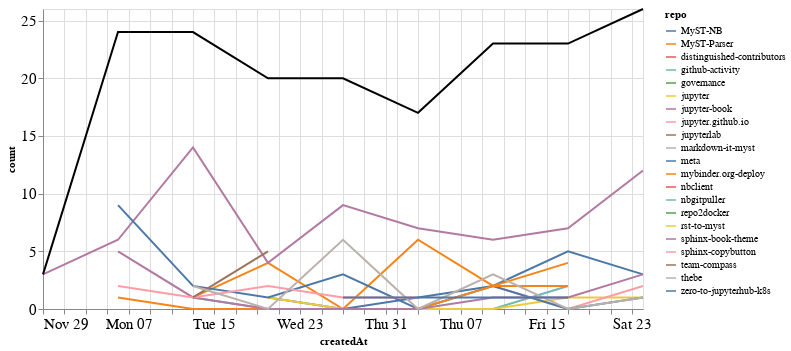

Here is the notebook cell this chart was saved with:
### Markdown cell above
### Comments

### Code cell
comments_time = comments.groupby('repo').resample('W', on='createdAt').count()['author'].reset_index()
comments_time = comments_time.rename(columns={'author': 'count'})
comments_time_total = comments_time.groupby('createdAt').agg({"count": "sum"}).reset_index()
ch1 = alt.Chart(comments_time, width=600).mark_line().encode(
    x='createdAt',
    y='count',
    color='repo',
    tooltip="repo"
)

ch2 = alt.Chart(comments_time_total, width=600).mark_line(color="black").encode(
    x='createdAt',
    y='count',
)

ch1 + ch2

### Figure 1 — Vega-Lite specification as saved in the notebook (floating-point values rounded to 4 significant figures)
{"config": {"axisLeft": {"labelFontSize": 15}, "axisBottom": {"labelFontSize": 15}}, "layer": [{"data": {"name": "data-0d9478bda1d3d300583787f54478e507"}, "mark": "line", "encoding": {"color": {"type": "nominal", "field": "repo"}, "tooltip": {"type": "nominal", "field": "repo"}, "x": {"type": "temporal", "field": "createdAt"}, "y": {"type": "quantitative", "field": "count"}}, "width": 600}, {"data": {"name": "data-81c30568b08c42a8a68ed03f294d9db8"}, "mark": {"type": "line", "color": "black"}, "encoding": {"x": {"type": "temporal", "field": "createdAt"}, "y": {"type": "quantitative", "field": "count"}}, "width": 600}], "$schema": "https://vega.github.io/schema/vega-lite/v4.8.1.json", "datasets": {"data-0d9478bda1d3d300583787f54478e507": [{"repo": "MyST-NB", "createdAt": "2020-12-20T00:00:00", "count": 1}, {"repo": "MyST-NB", "createdAt": "2020-12-27T00:00:00", "count": 0}, {"repo": "MyST-NB", "createdAt": "2021-01-03T00:00:00", "count": 1}, {"repo": "MyST-NB", "createdAt": "2021-01-10T00:00:00", "count": 2}, {"repo": "MyST-NB", "createdAt": "2021-01-17T00:00:00", "count": 5}, {"repo": "MyST-NB", "createdAt": "2021-01-24T00:00:00", "count": 3}, {"repo": "MyST-Parser", "createdAt": "2020-12-13T00:00:00", "count": 1}, {"repo": "MyST-Parser", "createdAt": "2020-12-20T00:00:00", "count": 4}, {"repo": "MyST-Parser", "createdAt": "2020-12-27T00:00:00", "count": 0}, {"repo": "MyST-Parser", "createdAt": "2021-01-03T00:00:00", "count": 6}, {"repo": "MyST-Parser", "createdAt": "2021-01-10T00:00:00", "count": 2}, {"repo": "MyST-Parser", "createdAt": "2021-01-17T00:00:00", "count": 4}, {"repo": "distinguished-contributors", "createdAt": "2020-12-20T00:00:00", "count": 1}, {"repo": "github-activity", "createdAt": "2020-12-13T00:00:00", "count": 1}, {"repo": "github-activity", "createdAt": "2020-12-20T00:00:00", "count": 0}, {"repo": "github-activity", "createdAt": "2020-12-27T00:00:00", "count": 0}, {"repo": "github-activity", "createdAt": "2021-01-03T00:00:00", "count": 0}, {"repo": "github-activity", "createdAt": "2021-01-10T00:00:00", "count": 0}, {"repo": "github-activity", "createdAt": "2021-01-17T00:00:00", "count": 2}, {"repo": "governance", "createdAt": "2021-01-24T00:00:00", "count": 1}, {"repo": "jupyter", "createdAt": "2020-12-20T00:00:00", "count": 1}, {"repo": "jupyter", "createdAt": "2020-12-27T00:00:00", "count": 0}, {"repo": "jupyter", "createdAt": "2021-01-03T00:00:00", "count": 0}, {"repo": "jupyter", "createdAt": "2021-01-10T00:00:00", "count": 0}, {"repo": "jupyter", "createdAt": "2021-01-17T00:00:00", "count": 1}, {"repo": "jupyter", "createdAt": "2021-01-24T00:00:00", "count": 1}, {"repo": "jupyter-book", "createdAt": "2020-11-29T00:00:00", "count": 3}, {"repo": "jupyter-book", "createdAt": "2020-12-06T00:00:00", "count": 6}, {"repo": "jupyter-book", "createdAt": "2020-12-13T00:00:00", "count": 14}, {"repo": "jupyter-book", "createdAt": "2020-12-20T00:00:00", "count": 4}, {"repo": "jupyter-book", "createdAt": "2020-12-27T00:00:00", "count": 9}, {"repo": "jupyter-book", "createdAt": "2021-01-03T00:00:00", "count": 7}, {"repo": "jupyter-book", "createdAt": "2021-01-10T00:00:00", "count": 6}, {"repo": "jupyter-book", "createdAt": "2021-01-17T00:00:00", "count": 7}, {"repo": "jupyter-book", "createdAt": "2021-01-24T00:00:00", "count": 12}, {"repo": "jupyter.github.io", "createdAt": "2021-01-10T00:00:00", "count": 2}, {"repo": "jupyter.github.io", "createdAt": "2021-01-17T00:00:00", "count": 0}, {"repo": "jupyter.github.io", "createdAt": "2021-01-24T00:00:00", "count": 2}, {"repo": "jupyterlab", "createdAt": "2020-12-20T00:00:00", "count": 1}, {"repo": "markdown-it-myst", "createdAt": "2020-12-06T00:00:00", "count": 1}, {"repo": "meta", "createdAt": "2020-12-06T00:00:00", "count": 9}, {"repo": "meta", "createdAt": "2020-12-13T00:00:00", "count": 2}, {"repo": "meta", "createdAt": "2020-12-20T00:00:00", "count": 1}, {"repo": "meta", "createdAt": "2020-12-27T00:00:00", "count": 3}, {"repo": "meta", "createdAt": "2021-01-03T00:00:00", "count": 0}, {"repo": "meta", "createdAt": "2021-01-10T00:00:00", "count": 2}, {"repo": "meta", "createdAt": "2021-01-17T00:00:00", "count": 0}, {"repo": "meta", "createdAt": "2021-01-24T00:00:00", "count": 1}, {"repo": "mybinder.org-deploy", "createdAt": "2020-12-06T00:00:00", "count": 1}, {"repo": "mybinder.org-deploy", "createdAt": "2020-12-13T00:00:00", "count": 0}, {"repo": "mybinder.org-deploy", "createdAt": "2020-12-20T00:00:00", "count": 0}, {"repo": "mybinder.org-deploy", "createdAt": "2020-12-27T00:00:00", "count": 0}, {"repo": "mybinder.org-deploy", "createdAt": "2021-01-03T00:00:00", "count": 0}, {"repo": "mybinder.org-deploy", "createdAt": "2021-01-10T00:00:00", "count": 2}, {"repo": "mybinder.org-deploy", "createdAt": "2021-01-17T00:00:00", "count": 2}, {"repo": "nbclient", "createdAt": "2020-12-13T00:00:00", "count": 1}, {"repo": "nbgitpuller", "createdAt": "2021-01-10T00:00:00", "count": 2}, {"repo": "repo2docker", "createdAt": "2021-01-24T00:00:00", "count": 2}, {"repo": "rst-to-myst", "createdAt": "2021-01-03T00:00:00", "count": 1}, {"repo": "sphinx-book-theme", "createdAt": "2020-12-06T00:00:00", "count": 5}, {"repo": "sphinx-book-theme", "createdAt": "2020-12-13T00:00:00", "count": 1}, {"repo": "sphinx-book-theme", "createdAt": "2020-12-20T00:00:00", "count": 0}, {"repo": "sphinx-book-theme", "createdAt": "2020-12-27T00:00:00", "count": 0}, {"repo": "sphinx-book-theme", "createdAt": "2021-01-03T00:00:00", "count": 0}, {"repo": "sphinx-book-theme", "createdAt": "2021-01-10T00:00:00", "count": 1}, {"repo": "sphinx-book-theme", "createdAt": "2021-01-17T00:00:00", "count": 1}, {"repo": "sphinx-book-theme", "createdAt": "2021-01-24T00:00:00", "count": 3}, {"repo": "sphinx-copybutton", "createdAt": "2020-12-06T00:00:00", "count": 2}, {"repo": "sphinx-copybutton", "createdAt": "2020-12-13T00:00:00", "count": 1}, {"repo": "sphinx-copybutton", "createdAt": "2020-12-20T00:00:00", "count": 2}, {"repo": "sphinx-copybutton", "createdAt": "2020-12-27T00:00:00", "count": 1}, {"repo": "sphinx-copybutton", "createdAt": "2021-01-03T00:00:00", "count": 1}, {"repo": "team-compass", "createdAt": "2020-12-13T00:00:00", "count": 1}, {"repo": "team-compass", "createdAt": "2020-12-20T00:00:00", "count": 5}, {"repo": "thebe", "createdAt": "2020-12-13T00:00:00", "count": 2}, {"repo": "thebe", "createdAt": "2020-12-20T00:00:00", "count": 0}, {"repo": "thebe", "createdAt": "2020-12-27T00:00:00", "count": 6}, {"repo": "thebe", "createdAt": "2021-01-03T00:00:00", "count": 0}, {"repo": "thebe", "createdAt": "2021-01-10T00:00:00", "count": 3}, {"repo": "thebe", "createdAt": "2021-01-17T00:00:00", "count": 0}, {"repo": "thebe", "createdAt": "2021-01-24T00:00:00", "count": 1}, {"repo": "zero-to-jupyterhub-k8s", "createdAt": "2020-12-27T00:00:00", "count": 1}, {"repo": "zero-to-jupyterhub-k8s", "createdAt": "2021-01-03T00:00:00", "count": 1}, {"repo": "zero-to-jupyterhub-k8s", "createdAt": "2021-01-10T00:00:00", "count": 1}, {"repo": "zero-to-jupyterhub-k8s", "createdAt": "2021-01-17T00:00:00", "count": 1}], "data-81c30568b08c42a8a68ed03f294d9db8": [{"createdAt": "2020-11-29T00:00:00", "count": 3}, {"createdAt": "2020-12-06T00:00:00", "count": 24}, {"createdAt": "2020-12-13T00:00:00", "count": 24}, {"createdAt": "2020-12-20T00:00:00", "count": 20}, {"createdAt": "2020-12-27T00:00:00", "count": 20}, {"createdAt": "2021-01-03T00:00:00", "count": 17}, {"createdAt": "2021-01-10T00:00:00", "count": 23}, {"createdAt": "2021-01-17T00:00:00", "count": 23}, {"createdAt": "2021-01-24T00:00:00", "count": 26}]}}
